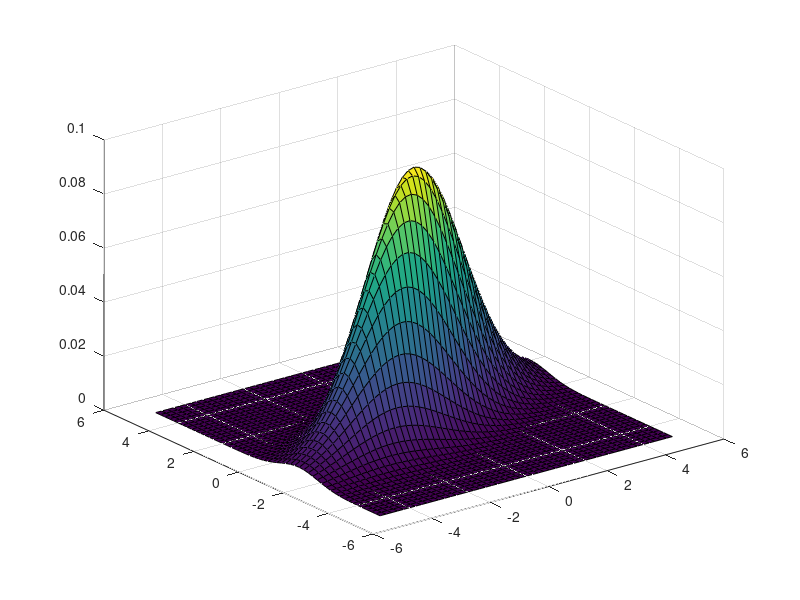

The MATLAB source for this figure:
mu = [0 0];
b=1.1;
a=4;
c=1;
Sigma = [a b; b c];
x1 = -5:.2:5; x2 = -5:.2:5;
[X1,X2] = meshgrid(x1,x2);
F = mvnpdf([X1(:) X2(:)],mu,Sigma);
F = reshape(F,length(x2),length(x1));
figure,
surf(x1,x2,F);

angle=asin(2*b*((a^2)*(c^2)-b^2)/(c^2-a^2))/2/pi*180